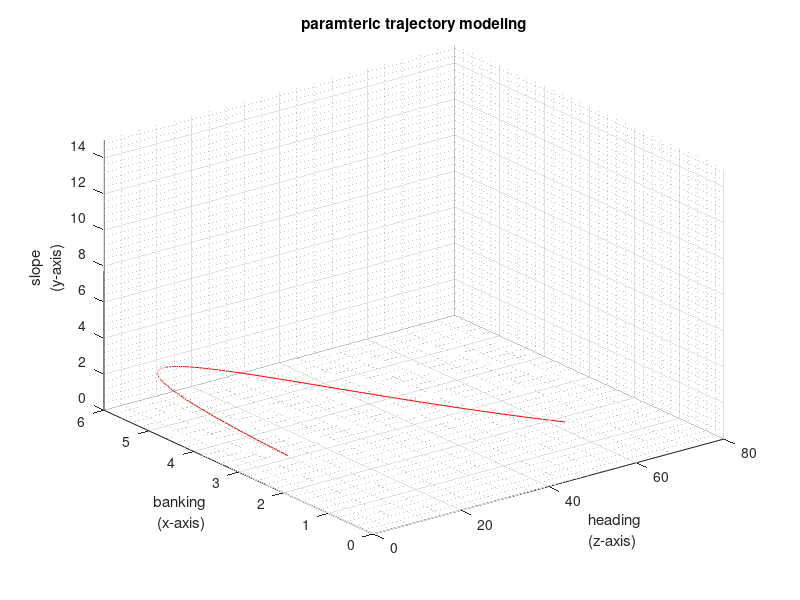

Write the MATLAB code that produced this figure.
%function [X, Y, Z] = Terrain()
%%  Terrain Modeling without toolbox -- Parametric road Modeling 

fx = @(t) 2*pi.*t.^2+cos(t); % heading 
fy = @(t) 0.4*sin(t)+1 + cos(t); % slope 
fz = @(t) 4*sin(t)+2; % banking


T = [0:0.02:3.4]; % same number of steps as for simulation time 

X = fx(T);
Y = fy(T);
Z = fz(T);



% - for debug and visualization purposes 
paramsX = [min(X), max(X)];
paramsY = [min(Y), max(Y)];
paramsZ = [min(Z), max(Z)];



figure(1)
%plot3(X,Z,Y, "ko")

%hold on
plot3(X,Z,Y, "r")
grid on
grid minor
zlim([0 15])
xlabel({'heading','(z-axis)'})
ylabel({'banking','(x-axis)'})
zlabel({'slope','(y-axis)'})
title('paramteric trajectory modeling')

%end 





